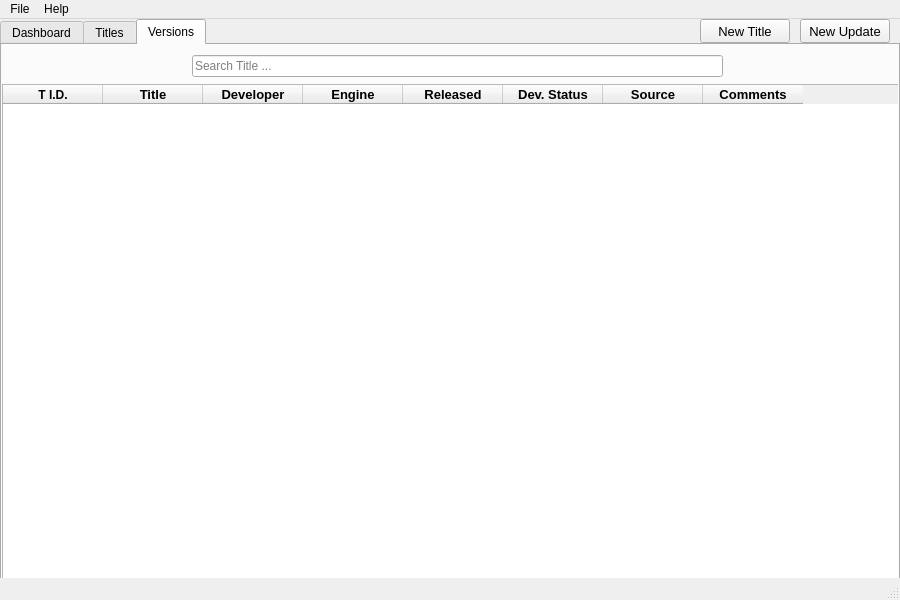
<?xml version="1.0" encoding="UTF-8"?>
<ui version="4.0">
 <class>MainWindow</class>
 <widget class="QMainWindow" name="MainWindow">
  <property name="geometry">
   <rect>
    <x>0</x>
    <y>0</y>
    <width>900</width>
    <height>600</height>
   </rect>
  </property>
  <property name="windowTitle">
   <string>Database Manager</string>
  </property>
  <property name="windowIcon">
   <iconset>
    <normaloff>assets/icon.png</normaloff>assets/icon.png</iconset>
  </property>
  <property name="tabShape">
   <enum>QTabWidget::Rounded</enum>
  </property>
  <widget class="QWidget" name="centralwidget">
   <widget class="QPushButton" name="pushButton">
    <property name="geometry">
     <rect>
      <x>800</x>
      <y>0</y>
      <width>90</width>
      <height>24</height>
     </rect>
    </property>
    <property name="font">
     <font>
      <pointsize>10</pointsize>
     </font>
    </property>
    <property name="text">
     <string>New Update</string>
    </property>
   </widget>
   <widget class="QPushButton" name="pushButton_2">
    <property name="geometry">
     <rect>
      <x>700</x>
      <y>0</y>
      <width>90</width>
      <height>24</height>
     </rect>
    </property>
    <property name="font">
     <font>
      <pointsize>10</pointsize>
     </font>
    </property>
    <property name="text">
     <string>New Title</string>
    </property>
   </widget>
   <widget class="QTabWidget" name="tabWidget">
    <property name="geometry">
     <rect>
      <x>0</x>
      <y>0</y>
      <width>900</width>
      <height>600</height>
     </rect>
    </property>
    <property name="tabPosition">
     <enum>QTabWidget::North</enum>
    </property>
    <property name="tabShape">
     <enum>QTabWidget::Rounded</enum>
    </property>
    <property name="currentIndex">
     <number>2</number>
    </property>
    <property name="usesScrollButtons">
     <bool>true</bool>
    </property>
    <widget class="QWidget" name="tab">
     <property name="minimumSize">
      <size>
       <width>675</width>
       <height>0</height>
      </size>
     </property>
     <attribute name="title">
      <string>Dashboard</string>
     </attribute>
     <widget class="QLCDNumber" name="lcdNumber">
      <property name="geometry">
       <rect>
        <x>260</x>
        <y>110</y>
        <width>64</width>
        <height>23</height>
       </rect>
      </property>
      <property name="segmentStyle">
       <enum>QLCDNumber::Flat</enum>
      </property>
      <property name="intValue" stdset="0">
       <number>999</number>
      </property>
     </widget>
    </widget>
    <widget class="QWidget" name="tab2">
     <attribute name="title">
      <string>Titles</string>
     </attribute>
     <widget class="QTableWidget" name="tableWidget">
      <property name="geometry">
       <rect>
        <x>0</x>
        <y>39</y>
        <width>900</width>
        <height>561</height>
       </rect>
      </property>
      <column>
       <property name="text">
        <string>T I.D.</string>
       </property>
       <property name="font">
        <font>
         <bold>true</bold>
         <kerning>true</kerning>
        </font>
       </property>
      </column>
      <column>
       <property name="text">
        <string>Title</string>
       </property>
       <property name="font">
        <font>
         <pointsize>10</pointsize>
         <bold>true</bold>
        </font>
       </property>
      </column>
      <column>
       <property name="text">
        <string>Developer</string>
       </property>
       <property name="font">
        <font>
         <pointsize>10</pointsize>
         <bold>true</bold>
        </font>
       </property>
      </column>
      <column>
       <property name="text">
        <string>Engine</string>
       </property>
       <property name="font">
        <font>
         <pointsize>10</pointsize>
         <bold>true</bold>
        </font>
       </property>
      </column>
      <column>
       <property name="text">
        <string>Released</string>
       </property>
       <property name="font">
        <font>
         <pointsize>10</pointsize>
         <bold>true</bold>
        </font>
       </property>
      </column>
      <column>
       <property name="text">
        <string>Dev. Status</string>
       </property>
       <property name="font">
        <font>
         <pointsize>10</pointsize>
         <bold>true</bold>
        </font>
       </property>
      </column>
      <column>
       <property name="text">
        <string>Source</string>
       </property>
       <property name="font">
        <font>
         <pointsize>10</pointsize>
         <bold>true</bold>
        </font>
       </property>
      </column>
      <column>
       <property name="text">
        <string>Comments</string>
       </property>
       <property name="font">
        <font>
         <pointsize>10</pointsize>
         <bold>true</bold>
        </font>
       </property>
      </column>
     </widget>
     <widget class="QWidget" name="widget" native="true">
      <property name="geometry">
       <rect>
        <x>130</x>
        <y>0</y>
        <width>651</width>
        <height>40</height>
       </rect>
      </property>
      <widget class="QLineEdit" name="lineEdit">
       <property name="geometry">
        <rect>
         <x>60</x>
         <y>10</y>
         <width>531</width>
         <height>22</height>
        </rect>
       </property>
       <property name="inputMask">
        <string/>
       </property>
       <property name="text">
        <string/>
       </property>
       <property name="frame">
        <bool>true</bool>
       </property>
       <property name="cursorPosition">
        <number>0</number>
       </property>
       <property name="alignment">
        <set>Qt::AlignLeading|Qt::AlignLeft|Qt::AlignVCenter</set>
       </property>
       <property name="placeholderText">
        <string>Search Title ...</string>
       </property>
       <property name="cursorMoveStyle">
        <enum>Qt::LogicalMoveStyle</enum>
       </property>
       <property name="clearButtonEnabled">
        <bool>true</bool>
       </property>
      </widget>
     </widget>
     <zorder>widget</zorder>
     <zorder>tableWidget</zorder>
    </widget>
    <widget class="QWidget" name="tab3">
     <attribute name="title">
      <string>Versions</string>
     </attribute>
     <widget class="QTableWidget" name="tableWidget_2">
      <property name="geometry">
       <rect>
        <x>0</x>
        <y>39</y>
        <width>900</width>
        <height>561</height>
       </rect>
      </property>
      <column>
       <property name="text">
        <string>T I.D.</string>
       </property>
       <property name="font">
        <font>
         <bold>true</bold>
         <kerning>true</kerning>
        </font>
       </property>
      </column>
      <column>
       <property name="text">
        <string>Title</string>
       </property>
       <property name="font">
        <font>
         <pointsize>10</pointsize>
         <bold>true</bold>
        </font>
       </property>
      </column>
      <column>
       <property name="text">
        <string>Developer</string>
       </property>
       <property name="font">
        <font>
         <pointsize>10</pointsize>
         <bold>true</bold>
        </font>
       </property>
      </column>
      <column>
       <property name="text">
        <string>Engine</string>
       </property>
       <property name="font">
        <font>
         <pointsize>10</pointsize>
         <bold>true</bold>
        </font>
       </property>
      </column>
      <column>
       <property name="text">
        <string>Released</string>
       </property>
       <property name="font">
        <font>
         <pointsize>10</pointsize>
         <bold>true</bold>
        </font>
       </property>
      </column>
      <column>
       <property name="text">
        <string>Dev. Status</string>
       </property>
       <property name="font">
        <font>
         <pointsize>10</pointsize>
         <bold>true</bold>
        </font>
       </property>
      </column>
      <column>
       <property name="text">
        <string>Source</string>
       </property>
       <property name="font">
        <font>
         <pointsize>10</pointsize>
         <bold>true</bold>
        </font>
       </property>
      </column>
      <column>
       <property name="text">
        <string>Comments</string>
       </property>
       <property name="font">
        <font>
         <pointsize>10</pointsize>
         <bold>true</bold>
        </font>
       </property>
      </column>
     </widget>
     <widget class="QWidget" name="widget_2" native="true">
      <property name="geometry">
       <rect>
        <x>130</x>
        <y>0</y>
        <width>651</width>
        <height>40</height>
       </rect>
      </property>
      <widget class="QLineEdit" name="lineEdit_2">
       <property name="geometry">
        <rect>
         <x>60</x>
         <y>10</y>
         <width>531</width>
         <height>22</height>
        </rect>
       </property>
       <property name="placeholderText">
        <string>Search Title ...</string>
       </property>
       <property name="clearButtonEnabled">
        <bool>true</bool>
       </property>
      </widget>
     </widget>
    </widget>
   </widget>
   <zorder>tabWidget</zorder>
   <zorder>pushButton_2</zorder>
   <zorder>pushButton</zorder>
  </widget>
  <widget class="QMenuBar" name="menubar">
   <property name="geometry">
    <rect>
     <x>0</x>
     <y>0</y>
     <width>900</width>
     <height>22</height>
    </rect>
   </property>
   <widget class="QMenu" name="menuFile">
    <property name="title">
     <string>File</string>
    </property>
   </widget>
   <widget class="QMenu" name="menuHelp">
    <property name="title">
     <string>Help</string>
    </property>
    <addaction name="actionAbout"/>
   </widget>
   <addaction name="menuFile"/>
   <addaction name="menuHelp"/>
  </widget>
  <widget class="QStatusBar" name="statusbar">
   <property name="enabled">
    <bool>true</bool>
   </property>
  </widget>
  <action name="actionAbout">
   <property name="text">
    <string>About</string>
   </property>
  </action>
 </widget>
 <resources/>
 <connections/>
</ui>
